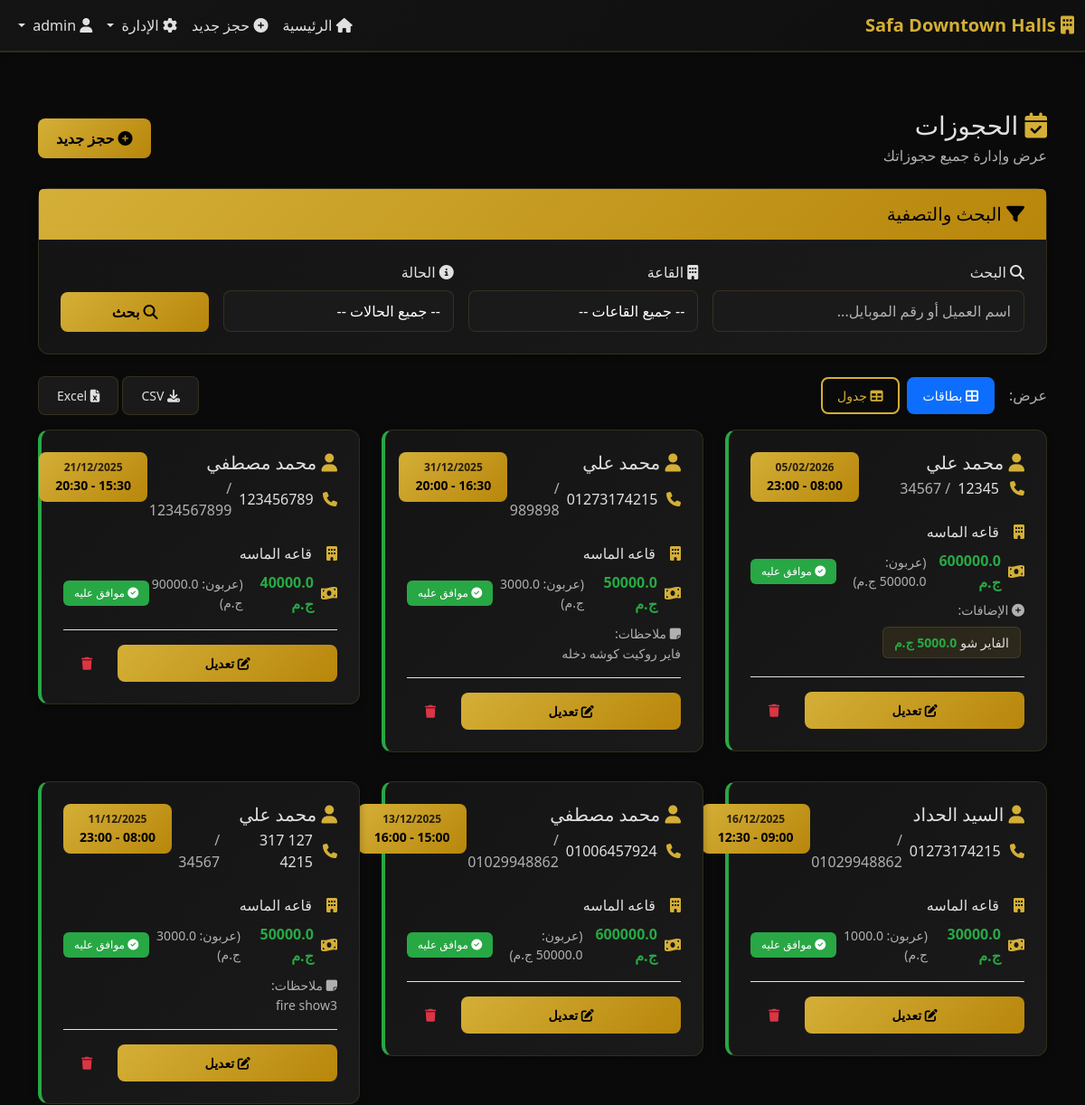
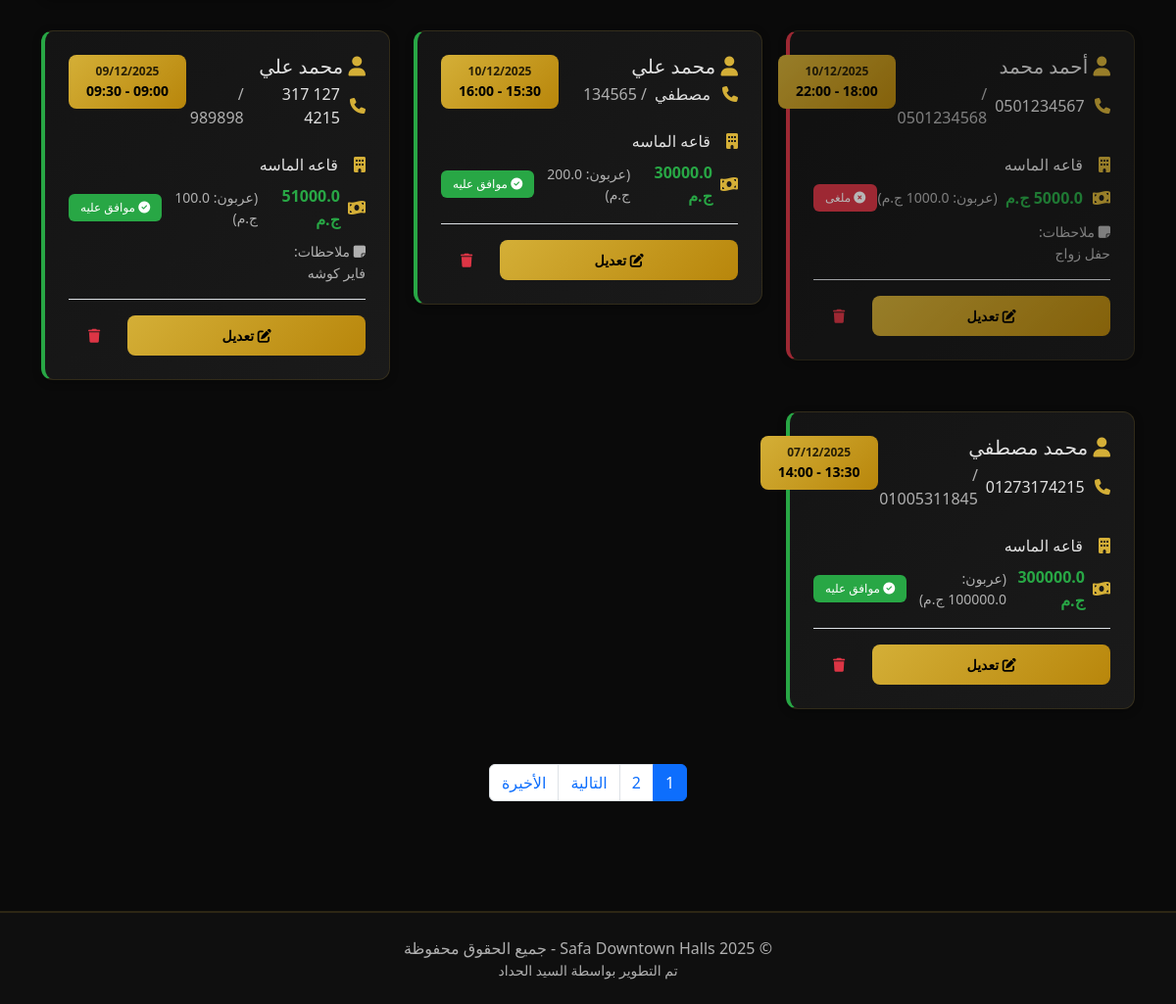
The page /bookings/ (signed in) on the database its author committed (2 pictures, top to bottom).
### app/models.py (models this page shows, shortened)
class Booking(db.Model):
    __tablename__ = 'bookings'
    id = db.Column(db.Integer, primary_key=True)
    hall_id = db.Column(db.Integer, db.ForeignKey('halls.id'), nullable=False, index=True)
    customer_name = db.Column(db.String(120), nullable=False)
    phone = db.Column(db.String(20), nullable=False)
    phone_alt = db.Column(db.String(20), nullable=True)
    date = db.Column(db.Date, nullable=False, index=True)
    start_time = db.Column(db.String(5), nullable=False)  # HH:MM
    end_time = db.Column(db.String(5), nullable=False)    # HH:MM
    deposit = db.Column(db.Float, nullable=False, default=0)
    total_price = db.Column(db.Float, nullable=False)
    status = db.Column(db.String(20), nullable=False, default='pending')  # pending, approved, completed, cancelled
    notes = db.Column(db.Text, nullable=True)
    addons = db.Column(db.JSON, nullable=True)
    created_by = db.Column(db.Integer, db.ForeignKey('users.id'), nullable=False)
    created_at = db.Column(db.DateTime, nullable=False, default=datetime.utcnow)
    updated_at = db.Column(db.DateTime, nullable=False, default=datetime.utcnow, onupdate=datetime.utcnow)

class Hall(db.Model):
    __tablename__ = 'halls'
    id = db.Column(db.Integer, primary_key=True)
    hall_name = db.Column(db.String(120), nullable=False, index=True)
    description = db.Column(db.Text, nullable=True)
    capacity = db.Column(db.Integer, nullable=False)
    price = db.Column(db.Float, nullable=False)
    working_from = db.Column(db.String(5), nullable=False, default='09:00')  # HH:MM
    working_to = db.Column(db.String(5), nullable=False, default='22:00')    # HH:MM
    image = db.Column(db.String(255), nullable=True)
    status = db.Column(db.String(20), nullable=False, default='active')  # active or disabled
    created_at = db.Column(db.DateTime, nullable=False, default=datetime.utcnow)
    bookings = db.relationship('Booking', backref='hall', lazy=True, cascade='all, delete-orphan')

### app/routes/bookings.py (the view, shortened to what this page needs)
@bookings_bp.route('/', methods=['GET'])
@login_required
def list_bookings():
    try:
        page = request.args.get('page', 1, type=int)
        if page < 1:
            page = 1
        search = request.args.get('search', '').strip()
        hall_id = request.args.get('hall_id', type=int)
        status = request.args.get('status', '').strip()
        query = Booking.query
        if not current_user.is_admin():
            query = query.filter_by(created_by=current_user.id)
        if hall_id:
            query = query.filter_by(hall_id=hall_id)
        if status:
            query = query.filter_by(status=status)
        bookings = query.order_by(Booking.date.desc(), Booking.start_time.desc()).paginate(
            page=page,
            per_page=10,
            error_out=False
        )
        halls = Hall.query.filter_by(status='active').all()
        return render_template('bookings/list.html',
                             bookings=bookings,
                             halls=halls,
                             search=search,
                             hall_id=hall_id,
                             status=status)
    except Exception as e:
        flash(f'حدث خطأ في تحميل الحجوزات: {str(e)}', 'error')
        bookings = Booking.query.filter_by(created_by=current_user.id).paginate(page=1, per_page=10, error_out=False) if not current_user.is_admin() else Booking.query.paginate(page=1, per_page=10, error_out=False)
        halls = Hall.query.all()
        return render_template('bookings/list.html',
                             bookings=bookings,
                             halls=halls,
                             search='',
                             hall_id=None,
                             status='')

### app/templates/bookings/list.html (shortened to what this page needs)
{% extends "base.html" %}
{% block content %}
<div class="row mb-4">
    <div class="col-12">
        <div class="d-flex justify-content-between align-items-center flex-wrap gap-3">
            <div>
                <h1 class="h3 mb-1">
                    <i class="fas fa-calendar-check text-primary"></i> الحجوزات
                </h1>
                <p class="text-muted mb-0">عرض وإدارة جميع حجوزاتك</p>
            </div>
            <a href="{{ url_for('bookings.add_booking') }}" class="btn btn-primary">
                <i class="fas fa-plus-circle"></i> حجز جديد
            </a>
        </div>
    </div>
</div>
<div class="card mb-4">
    <div class="card-header bg-primary">
        <h5 class="mb-0"><i class="fas fa-filter"></i> البحث والتصفية</h5>
    </div>
    <div class="card-body">
        <form method="GET" class="row g-3">
            <div class="col-md-4">
                <label class="form-label"><i class="fas fa-search"></i> البحث</label>
                <input type="text" name="search" class="form-control" placeholder="اسم العميل أو رقم الموبايل..." value="{{ search }}">
            </div>
            <div class="col-md-3">
                <label class="form-label"><i class="fas fa-building"></i> القاعة</label>
                <select name="hall_id" class="form-control">
                    <option value="">-- جميع القاعات --</option>
                </select>
            </div>
            <div class="col-md-3">
                <label class="form-label"><i class="fas fa-info-circle"></i> الحالة</label>
                <select name="status" class="form-control">
                    <option value="">-- جميع الحالات --</option>
                </select>
            </div>
            <div class="col-md-2 d-flex align-items-end">
                <button type="submit" class="btn btn-primary w-100">
                    <i class="fas fa-search"></i> بحث
                </button>
            </div>
        </form>
    </div>
</div>
<div class="d-flex justify-content-between align-items-center mb-3">
    <div class="view-toggle">
        <span class="text-muted me-2">عرض:</span>
        <button class="btn btn-sm btn-outline-primary active" onclick="switchView('cards')" id="viewCardsBtn">
            <i class="fas fa-th-large"></i> بطاقات
        </button>
        <button class="btn btn-sm btn-outline-primary" onclick="switchView('table')" id="viewTableBtn">
            <i class="fas fa-table"></i> جدول
        </button>
    </div>
    {% if current_user.is_admin() %}
    <div>
        <a href="{{ url_for('bookings.export_csv') }}" class="btn btn-sm btn-secondary">
            <i class="fas fa-download"></i> CSV
        </a>
        <a href="{{ url_for('bookings.export_excel') }}" class="btn btn-sm btn-secondary">
            <i class="fas fa-file-excel"></i> Excel
        </a>
    </div>
    {% endif %}
</div>
<div id="cardsView">
    {% if bookings and bookings.items %}
    <div class="row">
        {% for booking in bookings.items %}
        <div class="col-lg-6 col-xl-4 mb-3">
            <div class="card booking-card {{ booking.status }}">
                <div class="card-body">
                    <div class="d-flex justify-content-between align-items-start mb-3">
                        <div class="flex-grow-1">
                            <h5 class="mb-1">
                                <i class="fas fa-user text-primary"></i> {{ booking.customer_name }}
                            </h5>
                            <div class="booking-info-item">
                                <i class="fas fa-phone"></i>
                                <span>{{ booking.phone }}</span>
                                {% if booking.phone_alt %}
                                <span class="text-muted">/ {{ booking.phone_alt }}</span>
                                {% endif %}
                            </div>
                        </div>
                        <div class="booking-date-badge">
                            <div style="font-size: 0.75rem; opacity: 0.8;">{{ booking.date.strftime('%d/%m/%Y') }}</div>
                            <div style="font-size: 0.875rem;">{{ booking.start_time }} - {{ booking.end_time }}</div>
                        </div>
                    </div>
                    <div class="booking-info-item">
                        <i class="fas fa-building"></i>
                        <span>
                            {% if booking.hall %}
                                {{ booking.hall.hall_name }}
                            {% else %}
                                <span class="text-muted">قاعة محذوفة</span>
                            {% endif %}
                        </span>
                    </div>
                    <div class="d-flex justify-content-between align-items-center mb-2">
                        <div class="booking-info-item mb-0">
                            <i class="fas fa-money-bill-wave"></i>
                            <strong class="text-success">{{ booking.total_price }} ج.م</strong>
                            {% if booking.deposit %}
                            <span class="text-muted small">(عربون: {{ booking.deposit }} ج.م)</span>
                            {% endif %}
                        </div>
                        <div>
                            {% if booking.status == 'pending' %}
                            <span class="badge bg-warning"><i class="fas fa-clock"></i> قيد الانتظار</span>
                            {% elif booking.status == 'approved' %}
                            <span class="badge bg-success"><i class="fas fa-check-circle"></i> موافق عليه</span>
                            {% elif booking.status == 'completed' %}
                            <span class="badge bg-info"><i class="fas fa-check-double"></i> مكتمل</span>
                            {% else %}
                            <span class="badge bg-danger"><i class="fas fa-times-circle"></i> ملغى</span>
                            {% endif %}
                        </div>
                    </div>
                    {% if booking.addons and booking.addons|length > 0 %}
                    <div class="mb-2">
                        <small class="text-muted d-block mb-1"><i class="fas fa-plus-circle"></i> الإضافات:</small>
                        <div class="d-flex flex-wrap">
                            {% for addon in booking.addons %}
                            <span class="addon-badge">
                                <span>{{ addon.name }}</span>
                                <strong class="text-success">{{ addon.price }} ج.م</strong>
                            </span>
                            {% endfor %}
                        </div>
                    </div>
                    {% endif %}
                    {% if booking.notes %}
                    <div class="mb-2">
                        <small class="text-muted"><i class="fas fa-sticky-note"></i> ملاحظات:</small>
                        <p class="mb-0 small text-muted">{{ booking.notes[:100] }}{% if booking.notes|length > 100 %}...{% endif %}</p>
                    </div>
                    {% endif %}
                    <div class="d-flex gap-2 mt-3 pt-3 border-top">
                        <a href="{{ url_for('bookings.edit_booking', booking_id=booking.id) }}" class="btn btn-sm btn-primary flex-grow-1">
                            <i class="fas fa-edit"></i> تعديل
                        </a>
                        <button type="button" class="btn btn-sm btn-outline-danger" data-bs-toggle="modal" data-bs-target="#deleteModal{{ booking.id }}">
                            <i class="fas fa-trash"></i>
                        </button>
                    </div>
                </div>
            </div>
        </div>
        {% endfor %}
    </div>
    {% endif %}
</div>
{% if bookings.pages > 1 %}
<nav class="mt-4" aria-label="Page navigation">
    <ul class="pagination justify-content-center">
        {% for page_num in bookings.iter_pages() %}
            {% if page_num %}
                {% if page_num == bookings.page %}
                <li class="page-item active"><span class="page-link">{{ page_num }}</span></li>
                {% else %}
                <li class="page-item"><a class="page-link" href="{{ url_for('bookings.list_bookings', page=page_num, search=search, hall_id=hall_id, status=status) }}">{{ page_num }}</a></li>
                {% endif %}
            {% endif %}
        {% endfor %}
        {% if bookings.has_next %}
        <li class="page-item">
            <a class="page-link" href="{{ url_for('bookings.list_bookings', page=bookings.next_num, search=search, hall_id=hall_id, status=status) }}">التالية</a>
        </li>
        <li class="page-item">
            <a class="page-link" href="{{ url_for('bookings.list_bookings', page=bookings.pages, search=search, hall_id=hall_id, status=status) }}">الأخيرة</a>
        </li>
        {% endif %}
    </ul>
</nav>
{% endif %}
{% endblock %}

### app/templates/base.html (shortened to what this page needs)
<!DOCTYPE html>
<html lang="ar" dir="rtl">
<head>
    <link href="{{ url_for('static', filename='vendor/bootstrap/bootstrap.rtl.min.css') }}" rel="stylesheet">
    <link rel="stylesheet" href="{{ url_for('static', filename='vendor/fontawesome/css/all.min.css') }}">
    <link rel="stylesheet" href="{{ url_for('static', filename='css/style.css') }}">
</head>
<body>
    {% if current_user.is_authenticated %}
    <nav class="navbar navbar-expand-lg navbar-dark bg-primary sticky-top">
        <div class="container-fluid">
            <a class="navbar-brand" href="{{ url_for('dashboard.index') }}">
                <i class="fas fa-building"></i> Safa Downtown Halls
            </a>
            <div class="collapse navbar-collapse" id="navbarNav">
                <ul class="navbar-nav ms-auto">
                    <li class="nav-item">
                        <a class="nav-link" href="{{ url_for('dashboard.index') }}">
                            <i class="fas fa-home"></i> الرئيسية
                        </a>
                    </li>
                    {% if current_user.is_admin() %}
                    <li class="nav-item">
                        <a class="nav-link" href="{{ url_for('bookings.add_booking') }}">
                            <i class="fas fa-plus-circle"></i> حجز جديد
                        </a>
                    </li>
                    <li class="nav-item dropdown">
                        <a class="nav-link dropdown-toggle" href="#" id="adminDropdown" role="button" data-bs-toggle="dropdown">
                            <i class="fas fa-cog"></i> الإدارة
                        </a>
                    </li>
                    {% endif %}
                    <li class="nav-item dropdown">
                        <a class="nav-link dropdown-toggle" href="#" id="userDropdown" role="button" data-bs-toggle="dropdown">
                            <i class="fas fa-user"></i> {{ current_user.username }}
                        </a>
                    </li>
                </ul>
            </div>
        </div>
    </nav>
    {% endif %}
    <main class="container my-4">
        {% block content %}{% endblock %}
    </main>
    <footer class="text-center py-4 mt-5">
        <p class="mb-0">&copy; 2025 Safa Downtown Halls - جميع الحقوق محفوظة</p>
        <p class="text-muted small mb-0">تم التطوير بواسطة السيد الحداد</p>
    </footer>
</body>
</html>

### rows shown on the page
Booking: customer_name "محمد علي", phone "12345", phone_alt "34567", date "05/02/2026", end_time "23:00", hall.hall_name "قاعه الماسه", total_price "600000.0", status "approved" (drawn), name "الفاير شو", price "5000.0"
Booking: customer_name "محمد علي", phone "01273174215", phone_alt "989898", date "31/12/2025", end_time "20:00", hall.hall_name "قاعه الماسه", total_price "50000.0", deposit "3000.0", status "approved" (drawn), notes "فاير روكيت كوشه دخله"
Booking: customer_name "محمد مصطفي", phone "123456789", phone_alt "1234567899", date "21/12/2025", end_time "20:30", hall.hall_name "قاعه الماسه", total_price "40000.0", deposit "90000.0", status "approved" (drawn)
Booking: customer_name "السيد الحداد", phone "01273174215", phone_alt "01029948862", date "16/12/2025", start_time "09:00", end_time "12:30", hall.hall_name "قاعه الماسه", total_price "30000.0", deposit "1000.0", status "approved" (drawn)
Booking: customer_name "محمد مصطفي", phone "01006457924", phone_alt "01029948862", date "13/12/2025", start_time "15:00", end_time "16:00", hall.hall_name "قاعه الماسه", total_price "600000.0", status "approved" (drawn)
Booking: customer_name "محمد علي", phone "127 317 4215", phone_alt "34567", date "11/12/2025", end_time "23:00", hall.hall_name "قاعه الماسه", total_price "50000.0", deposit "3000.0", status "approved" (drawn), notes "fire show3"
Booking: customer_name "أحمد محمد", phone "0501234567", phone_alt "0501234568", date "10/12/2025", end_time "22:00", hall.hall_name "قاعه الماسه", total_price "5000.0", status "cancelled" (drawn), notes "حفل زواج"
Booking: customer_name "محمد علي", phone "مصطفي", phone_alt "134565", date "10/12/2025", end_time "16:00", hall.hall_name "قاعه الماسه", total_price "30000.0", deposit "200.0", status "approved" (drawn)
Booking: customer_name "محمد علي", phone "127 317 4215", phone_alt "989898", date "09/12/2025", end_time "09:30", hall.hall_name "قاعه الماسه", total_price "51000.0", deposit "100.0", status "approved" (drawn), notes "فاير كوشه"
Booking: customer_name "محمد مصطفي", phone "01273174215", phone_alt "01005311845", date "07/12/2025", start_time "13:30", end_time "14:00", hall.hall_name "قاعه الماسه", total_price "300000.0", deposit "100000.0", status "approved" (drawn)

### other values the page prints
{{ page_num }} "1"
{{ page_num }} "2"
